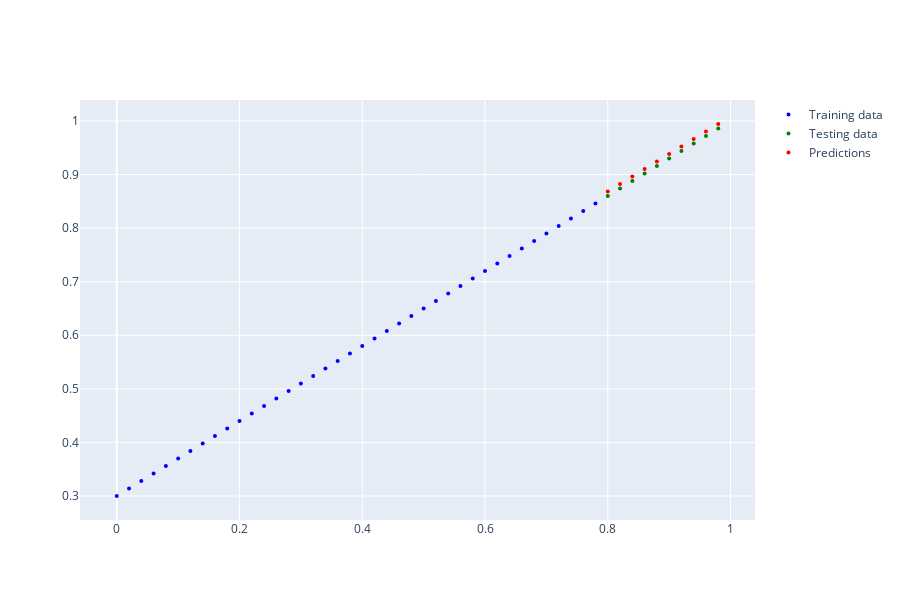

The code cell stored with this chart in its notebook:
### Code cell
with torch.inference_mode():
  y_preds = model_0(X_test)

plot_predictions(predictions=y_preds, h=600, w=None)

### Figure 1 — Plotly figure (JSON) as saved in the notebook; plotly's stock layout.template omitted (floating-point values rounded to 4 significant figures)
{"data": [{"marker": {"color": "blue", "size": 4}, "mode": "markers", "name": "Training data", "type": "scatter", "x": [0, 0.02, 0.04, 0.06, 0.08, 0.1, 0.12, 0.14, 0.16, 0.18, 0.2, 0.22, 0.24, 0.26, 0.28, 0.3, 0.32, 0.34, 0.36, 0.38, 0.4, 0.42, 0.44, 0.46, 0.48, 0.5, 0.52, 0.54, 0.56, 0.58, 0.6, 0.62, 0.64, 0.66, 0.68, 0.7, 0.72, 0.74, 0.76, 0.78], "y": [0.3, 0.314, 0.328, 0.342, 0.356, 0.37, 0.384, 0.398, 0.412, 0.426, 0.44, 0.454, 0.468, 0.482, 0.496, 0.51, 0.524, 0.538, 0.552, 0.566, 0.58, 0.594, 0.608, 0.622, 0.636, 0.65, 0.664, 0.678, 0.692, 0.706, 0.72, 0.734, 0.748, 0.762, 0.776, 0.79, 0.804, 0.818, 0.832, 0.846]}, {"marker": {"color": "green", "size": 4}, "mode": "markers", "name": "Testing data", "type": "scatter", "x": [0.8, 0.82, 0.84, 0.86, 0.88, 0.9, 0.92, 0.94, 0.96, 0.98], "y": [0.86, 0.874, 0.888, 0.902, 0.916, 0.93, 0.944, 0.958, 0.972, 0.986]}, {"marker": {"color": "red", "size": 4}, "mode": "markers", "name": "Predictions", "type": "scatter", "x": [0.8, 0.82, 0.84, 0.86, 0.88, 0.9, 0.92, 0.94, 0.96, 0.98], "y": [0.8685, 0.8825, 0.8965, 0.9105, 0.9245, 0.9384, 0.9524, 0.9664, 0.9804, 0.9944]}], "layout": {"height": 600}}
